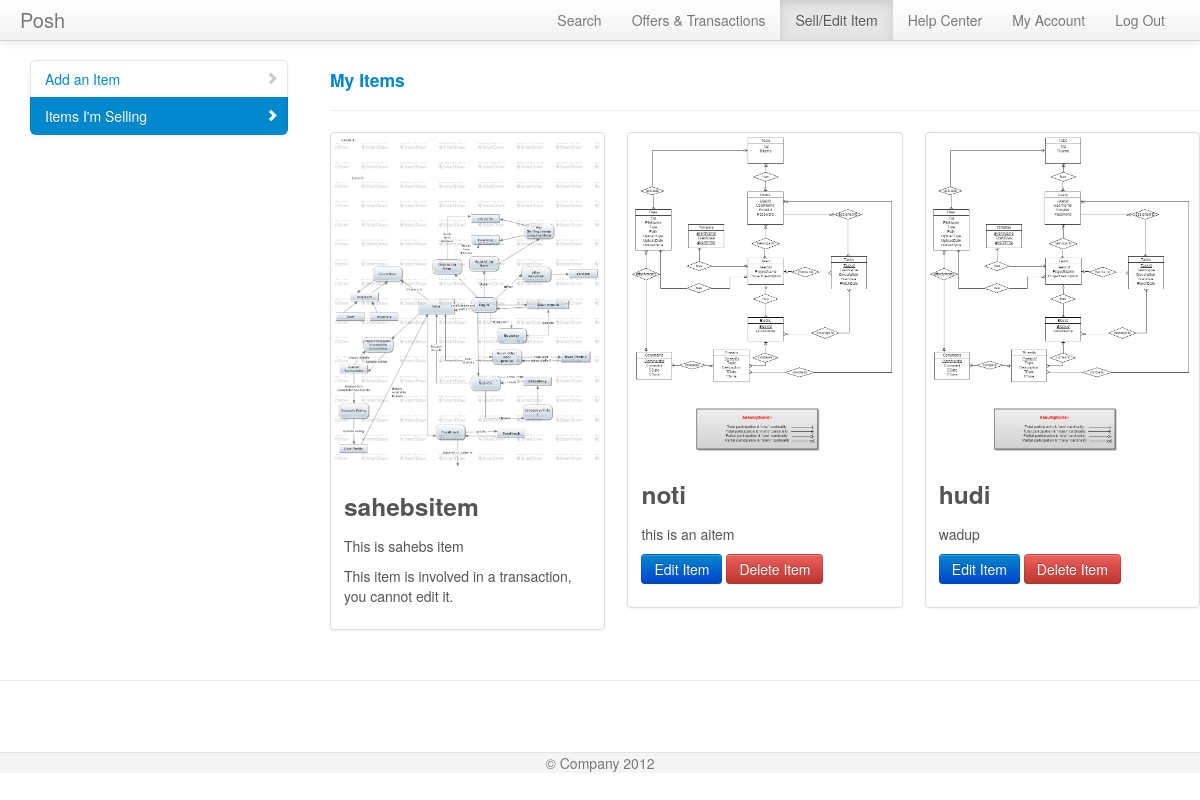
Screenshot of /inventory/viewitems.php (signed in) with the database file from the repository.
### tables this page shows
CREATE TABLE IF NOT EXISTS `inventory` (
  `itemid` int(10) NOT NULL AUTO_INCREMENT,
  `owner` varchar(20) NOT NULL,
  `itemname` varchar(40) NOT NULL,
  `category` varchar(40) NOT NULL,
  `addedon` timestamp NOT NULL DEFAULT CURRENT_TIMESTAMP,
  `pricetag` int(10) NOT NULL,
  `description` varchar(500) NOT NULL,
  `condition` varchar(20) NOT NULL,
  `image` varchar(30) DEFAULT NULL,
  PRIMARY KEY (`itemid`),
  KEY `owner` (`owner`)
);

### meekrodb.2.1.class.php (called while the page is built, shortened)
<?php
class DB {
  protected static $mdb = null;
  public static function getMDB() {
    $mdb = DB::$mdb;
    if ($mdb === null) {
      $mdb = DB::$mdb = new MeekroDB();
    }
    return $mdb;
  }
  public static function query() { $args = func_get_args(); return call_user_func_array(array(DB::getMDB(), 'query'), $args); }
}
class MeekroDB {
  public $dbName = '';
  public $user = '';
  public $password = '';
  public $host = 'localhost';
  public $port = null;
  public $encoding = 'latin1';
  public $queryMode = 'queryAllRows';
  public $param_char = '%';
  public $named_param_seperator = '_';
  public $internal_mysql = null;
  public function __construct($host=null, $user=null, $password=null, $dbName=null, $port=null, $encoding=null) {
    if ($host === null) $host = DB::$host;
    if ($user === null) $user = DB::$user;
    if ($password === null) $password = DB::$password;
    if ($dbName === null) $dbName = DB::$dbName;
    if ($port === null) $port = DB::$port;
    if ($encoding === null) $encoding = DB::$encoding;
    $this->host = $host;
    $this->user = $user;
    $this->password = $password;
    $this->dbName = $dbName;
    $this->port = $port;
    $this->encoding = $encoding;
  }
  public function get() {
    $mysql = $this->internal_mysql;
    if ($mysql == null) {
      if (! $this->port) $this->port = ini_get('mysqli.default_port');
      $mysql = new mysqli($this->host, $this->user, $this->password, $this->dbName, $this->port);
      $mysql->set_charset($this->encoding);
      $this->internal_mysql = $mysql;
    }
    return $mysql;
  }
  public function escape($str) {
    $db = $this->get();
    return $db->real_escape_string($str);
  }
  protected function prependCall($function, $args, $prepend) {
    array_unshift($args, $prepend);
    return call_user_func_array($function, $args);
  }
  protected function wrapStr($strOrArray, $wrapChar, $escape = false) {
    if (! is_array($strOrArray)) {
      if ($escape) return $wrapChar . $this->escape($strOrArray) . $wrapChar;
      else return $wrapChar . $strOrArray . $wrapChar;
    } else {
      $R = array();
      foreach ($strOrArray as $element) {
        $R[] = $this->wrapStr($element, $wrapChar, $escape);
      }
      return $R;
    }
  }
  public function freeResult($result) {
    return $result->free();
  }
  public function parseQueryParamsNew() {
    $args = func_get_args();
    $sql = array_shift($args);
    $args_all = $args;
    $posList = array();
    $pos_adj = 0;
    $param_char_length = strlen($this->param_char);
    $named_seperator_length = strlen($this->named_param_seperator);
    $types = array(
      $this->param_char . 'll',
      $this->param_char . 'ls',
      $this->param_char . 'l',
      $this->param_char . 'li',
      $this->param_char . 'ld',
      $this->param_char . 'lb',
      $this->param_char . 's',
      $this->param_char . 'i',
      $this->param_char . 'd',
      $this->param_char . 'b',
      $this->param_char . 'ss'
    );
    foreach ($types as $type) {
      $lastPos = 0;
      while (($pos = strpos($sql, $type, $lastPos)) !== false) {
        $lastPos = $pos + 1;
        $posList[$pos] = $type;
      }
    }
    ksort($posList);
    foreach ($posList as $pos => $type) {
      $type = substr($type, $param_char_length);
      $length_type = strlen($type) + $param_char_length;
      $new_pos = $pos + $pos_adj;
      $new_pos_back = $new_pos + $length_type;
      if ($arg_number_length = strspn($sql, '0123456789', $new_pos_back)) {
        $arg_number = substr($sql, $new_pos_back, $arg_number_length);
        if (! isset($args_all[$arg_number])) $this->nonSQLError("Non existent argument reference (arg $arg_number): $sql");
        $arg = $args_all[$arg_number];
      } else {
        $arg = array_shift($args);
      }
      if (in_array($type, array('s', 'i', 'd', 'b', 'l'))) {
        $array_type = false;
        $arg = array($arg);
        $type = 'l' . $type;
      } else if ($type == 'ss') {
        $result = "'%" . $this->escape(str_replace(array('%', '_'), array('\%', '\_'), $arg)) . "%'";
      } else {
        $array_type = true;
        if (! is_array($arg)) $this->nonSQLError("Badly formatted SQL query: $sql -- expecting array, but didn't get one!");
      }
      if ($type == 'ls') $result = $this->wrapStr($arg, "'", true);
      else if ($type == 'li') $result = array_map('intval', $arg);
      else if ($type == 'ld') $result = array_map('floatval', $arg);
      else if ($type == 'lb') $result = array_map(array($this, 'formatTableName'), $arg);
      else if ($type == 'll') $result = $arg;
      else if (! $result) $this->nonSQLError("Badly formatted SQL query: $sql");
      if (is_array($result)) {
        if (! $array_type) $result = $result[0];
        else $result = '(' . implode(',', $result) . ')';
      }
      $sql = substr_replace($sql, $result, $new_pos, $length_type + $arg_number_length);
      $pos_adj += strlen($result) - ($length_type + $arg_number_length);
    }
    return $sql;
  }
  public function parseQueryParams() {
    $args = func_get_args();
    if (count($args) < 2) return $args[0];
    if (is_string($args[1]) && preg_match('/^[is]+$/', $args[1]) && substr_count($args[0], '?') > 0)
      return call_user_func_array(array($this, 'parseQueryParamsOld'), $args);
    else
      return call_user_func_array(array($this, 'parseQueryParamsNew'), $args);
  }
  public function query() {
    $args = func_get_args();
    if ($this->queryMode == 'buffered' || $this->queryMode == 'unbuffered') {
      return $this->prependCall(array($this, 'queryHelper'), $args, $this->queryMode);
    } else {
      return call_user_func_array(array($this, 'queryAllRows'), $args);
    }
  }
  public function queryUnbuf() { $args = func_get_args(); return $this->prependCall(array($this, 'queryHelper'), $args, 'unbuffered'); }
  protected function queryHelper() {
    $args = func_get_args();
    $type = array_shift($args);
    $is_buffered = ($type == 'buffered');
    $is_null = ($type == 'null');
    $sql = call_user_func_array(array($this, 'parseQueryParams'), $args);
    $db = $this->get();
    $result = $db->query($sql, $is_buffered ? MYSQLI_STORE_RESULT : MYSQLI_USE_RESULT);
    return $result;
  }
  public function queryAllRows() {
    $args = func_get_args();
    $query = call_user_func_array(array($this, 'queryUnbuf'), $args);
    $result = $this->fetchAllRows($query);
    return $result;
  }
  protected function checkError() {
    return false;
  }
  public function fetchRow($result = null) {
    return $result->fetch_assoc();
  }
  public function fetchAllRows($result = null) {
    $A = array();
    while ($row = $this->fetchRow($result)) {
      $A[] = $row;
    }
    return $A;
  }
}
?>

### inventory/viewitems.php (the view, shortened to what this page needs)
<!DOCTYPE html>
<?php
$involved = array();
$transactions = DB::query("SELECT * FROM transaction");
foreach ($transactions as $transaction) {
	$offerid = $transaction['transactionid'];
	$offerdetails = DB::query("SELECT * from offerdetails where offerid=%i",$offerid);
	$offerdetails = $offerdetails[0];
	array_push($involved, $offerdetails['sellingitem']);
	array_push($involved, $offerdetails['offereditem1']);
	array_push($involved, $offerdetails['offereditem2']);
	array_push($involved, $offerdetails['offereditem3']);
	array_push($involved, $offerdetails['offereditem4']);
}
?>
<html lang="en">
  <head>
    <link href="../bootstrap/css/bootstrap.css" rel="stylesheet">
	<link href="../bootstrap/css/docs.css" rel="stylesheet">
    <link href="../bootstrap/css/bootstrap-responsive.css" rel="stylesheet">
	</head>
	<body>
		<div class="navbar navbar-fixed-top">
			<div class="navbar-inner">
				<div class="container" style="width: auto; padding: 0 20px;">
					<a class="brand" href="#">Posh</a>
					<ul class="nav pull-right">
						<li ><a href="../search/searchhome.php">Search</a></li>
						<li><a href="../manageoffers/listoffersbyme.php">Offers & Transactions</a></li>
						<li  class="active"><a href="../inventory/viewitems.php">Sell/Edit Item</a></li>
						<li><a href="../helpcenter.php">Help Center</a></li>
						<li><a href="../userdetails.php">My Account</a></li>
						<li><a href="../login/logout.php">Log Out</a></li>
					</ul>
				</div>
			</div>
		</div>
		<div class="container" style="width: auto; padding: 20px 0px 0px 0px;">
			<div class="span3 bs-docs-sidebar">
				<ul class="nav nav-list bs-docs-sidenav">
					<li ><a href="sellitem.php"><i class="icon-chevron-right"></i>Add an Item</a></li>
					<li class="active"><a href="#"><i class="icon-chevron-right"></i>Items I'm Selling</a></li>
				</ul>
			</div>
			<?php
			$tbl_name = "inventory";
			$items = DB::query("SELECT * FROM $tbl_name WHERE owner=%s", $_SESSION['username']);
			echo '<div class="span9">';
			echo '<p><h4><a href="viewitems.php">My Items </a></h4></p>';
			echo '<hr>';
			echo '<div class="row-fluid">';
			echo '<ul class="thumbnails">';
			foreach($items as $item){
				echo '<li class="span4">';
				echo '<div class="thumbnail">';
				echo '<img src="../upload/'.$item['image'].'" alt="">';
				echo '<div class="caption">';
				echo '<h3>'.$item['itemname'].'</h3>';
				echo '<p>'.$item['description'].'</p>';
				if(!in_array($item['itemid'], $involved)){
				echo '<p><a href="edititem.php?q='.$item['itemid'].'"> <button class="btn btn-primary">Edit Item</button></a> ';
				echo '<button onclick="showConfirmation('.$item['itemid'].')" class="btn btn-danger">Delete Item</button></p>';
			}
			else
				echo '<p>This item is involved in a transaction, you cannot edit it.</p>';
				echo '</div>';
				echo '</div>';
				echo '</li>';
			}
			echo '</ul>';
			echo '</div>';
			echo '</div>';
			?>
		</div>
		<hr>
		<div class="footer" style="width: auto; padding: 0px 0px 0px 0px;">
			<p>&copy; Company 2012</p>
		</div>
  </body>
</html>

### inventory/viewitems.php (style rules this page uses)
body { padding-top: 40px; }

### rows the page displays
inventory: image (picture), itemname "sahebsitem", description "This is sahebs item", shows "This item is involved in a transaction, you cannot edit it."
inventory: image (picture), itemname "noti", description "this is an aitem"
inventory: image (picture), itemname "hudi", description "wadup"
